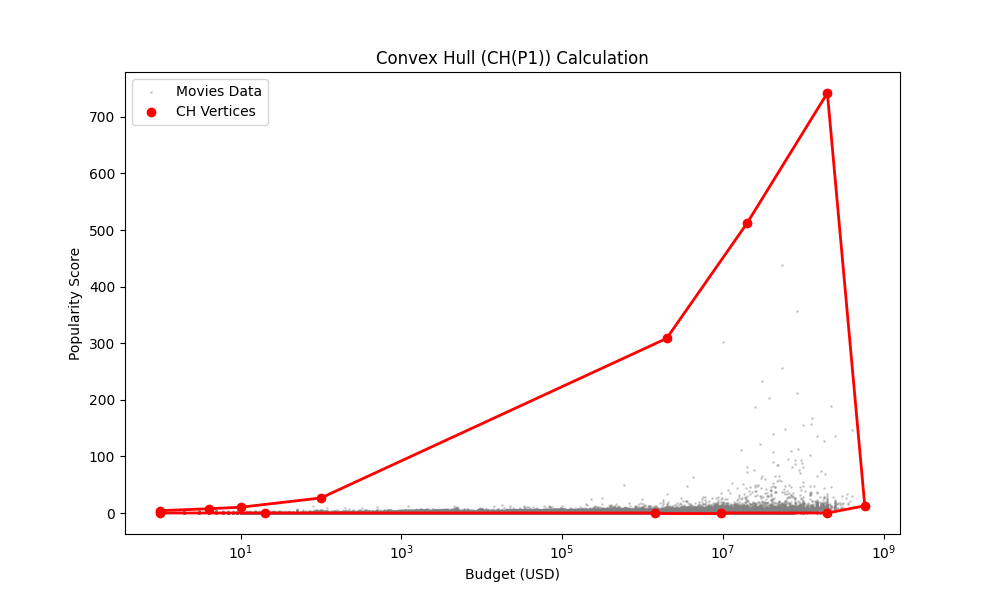

The Python source for this figure:
import pandas as pd
import numpy as np
import matplotlib.pyplot as plt
from scipy.spatial import ConvexHull

def load_data():
    df = pd.read_excel('data_movies_clean.xlsx')
    data = df[(df['budget'] > 0) & (df['popularity'] > 0)][['budget', 'popularity']]
    return data.dropna().values

if __name__ == "__main__":
    points = load_data()
    if points is not None:
        print(f"Calculating Convex Hull for {len(points)} points...")
        hull = ConvexHull(points)
        
        plt.figure(figsize=(10, 6))
        plt.scatter(points[:, 0], points[:, 1], s=1, color='gray', alpha=0.3, label='Movies Data')
        
        # design Convex Hull edges
        for simplex in hull.simplices:
            plt.plot(points[simplex, 0], points[simplex, 1], 'r-', linewidth=2)
            
        plt.plot(points[hull.vertices, 0], points[hull.vertices, 1], 'ro', label='CH Vertices')
        plt.xlabel('Budget (USD)')
        plt.ylabel('Popularity Score')
        plt.title('Convex Hull (CH(P1)) Calculation')
        plt.xscale('log')
        plt.legend()
        plt.show()
